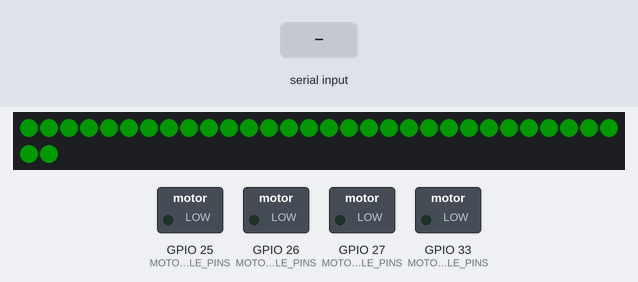
The sketch below on a simulated ESP32. Parts: 32 RGB LEDs in strip order, left to right, continuing on the next row, switched loads named in the sketch (green lamp = pin HIGH). Inputs (shaded band) come from the test bench. Dim RGB values are drawn brighter than linear; what the sketch prints to the serial monitor is not drawn.

Above: at 1.2 s.
1.3 s: "0" received over Serial
At 1.9 s:
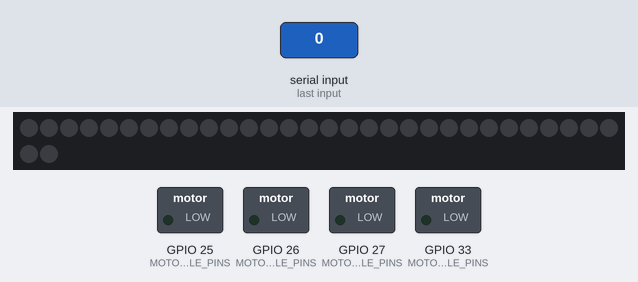
2.8 s: "a" received over Serial
At 3.1 s:
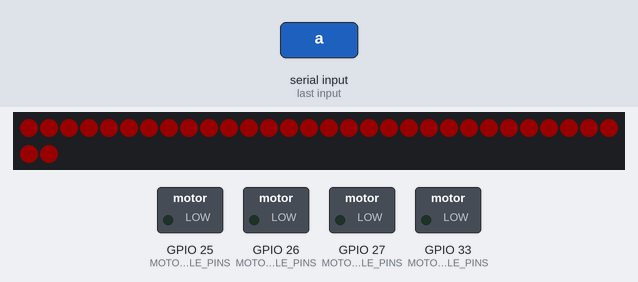
5.8 s: "A" received over Serial
At 7.9 s:
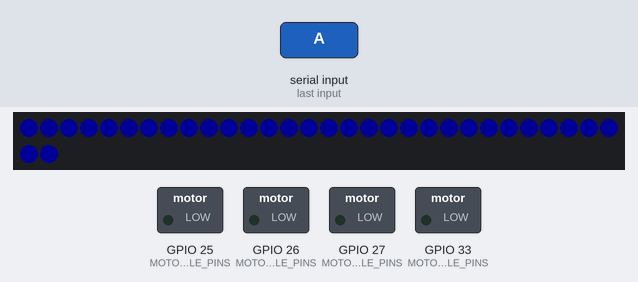
8.8 s: "1" received over Serial
At 10.0 s:
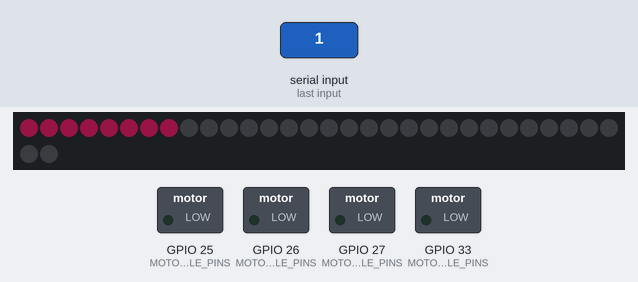
10.3 s: "2" received over Serial
At 11.2 s:
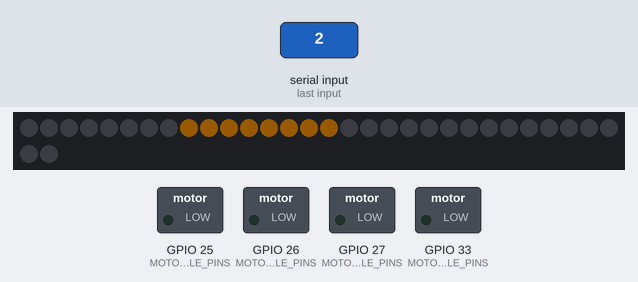
Timing chart, 0 to 12.8 s (numbered marks = the images above; inputs shaded):
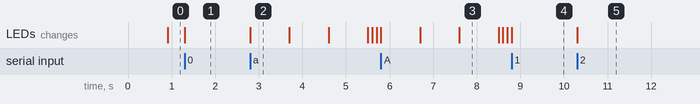

The sketch:

neopixel_test.ino
```cpp
// TEST 1: original HUZZAH32 + 4x8 / 32-LED NeoPixel FeatherWing.
// Keep the 6V motor supply disconnected. Only USB power is needed.
// Library: Adafruit NeoPixel. Board: Adafruit ESP32 Feather.
#include <Arduino.h>
#include <Adafruit_NeoPixel.h>

#if !defined(ARDUINO_FEATHER_ESP32)
#error Select the original "Adafruit ESP32 Feather" board.
#endif

constexpr uint8_t PIXEL_PIN = 32;  // Default Wing jumper on ORIGINAL HUZZAH32.
constexpr uint16_t PIXEL_COUNT = 32;
constexpr uint8_t BRIGHTNESS = 24; // 0..255; start dim on USB power.
constexpr uint8_t MOTOR_ENABLE_PINS[] = {27, 33, 25, 26};
Adafruit_NeoPixel pixels(PIXEL_COUNT, PIXEL_PIN, NEO_GRB + NEO_KHZ800);

bool automatic = true;
uint8_t frame = 0;
uint32_t lastFrame = 0;
uint32_t frameTime = 0;

uint32_t bankColor(uint8_t bank) {
  const uint32_t colors[] = {
    pixels.Color(255, 35, 120), pixels.Color(255, 150, 0),
    pixels.Color(50, 255, 35), pixels.Color(20, 130, 255)
  };
  return colors[bank];
}

void showBank(uint8_t bank) {
  pixels.clear();
  pixels.fill(bankColor(bank), bank * 8, 8);
  pixels.show();
}

void printHelp() {
  Serial.println("NEOPIXEL TEST: red, green, blue, pixel chase, then banks 1-4.");
  Serial.println("1/2/3/4 = hold that bank; a = automatic; 0 = off; ? = help.");
}

void setup() {
  // These match the combined sketch. Keep all motor enables low if attached.
  for (uint8_t pin : MOTOR_ENABLE_PINS) {
    digitalWrite(pin, LOW);
    pinMode(pin, OUTPUT);
  }
  Serial.begin(115200);
  pixels.begin();
  pixels.setBrightness(BRIGHTNESS);
  pixels.clear();
  pixels.show();
  printHelp();
}

void loop() {
  // Single-character commands; Serial Monitor's newline setting does not matter.
  for (uint8_t budget = 0; budget < 32 && Serial.available(); ++budget) {
    char command = Serial.read();
    if (command >= '1' && command <= '4') {
      automatic = false;
      showBank(command - '1');
    } else if (command == '0') {
      automatic = false;
      pixels.clear();
      pixels.show();
    } else if (command == 'a' || command == 'A') {
      automatic = true;
      frame = 0;
      frameTime = 0;
    } else if (command == '?') printHelp();
  }
  uint32_t now = millis();
  if (automatic && uint32_t(now - lastFrame) >= frameTime) {
    pixels.clear();
    frameTime = 900;
    if (frame < 3) {
      const uint32_t colors[] = {pixels.Color(255, 0, 0),
                                pixels.Color(0, 255, 0), pixels.Color(0, 0, 255)};
      pixels.fill(colors[frame]);
    } else if (frame < 35) {
      uint8_t index = frame - 3;
      pixels.setPixelColor(index, bankColor(index / 8));
      frameTime = 100;
    } else if (frame < 39) {
      uint8_t bank = frame - 35;
      pixels.fill(bankColor(bank), bank * 8, 8);
      Serial.print("Bank "); Serial.println(bank + 1);
    } // Frame 39 is a short all-off pause.
    pixels.show();
    frame = (frame + 1) % 40;
    lastFrame = now;
  }
  delay(1);
}
```

Measured:
- after the input at 1.3 s, the LEDs: change at once (image 1)
- after the input at 2.8 s, the LEDs: change at once (image 2)
- after the input at 5.8 s, the LEDs: first change at once (image 3 shows a later state)
- after the input at 10.3 s, the LEDs: change at once (image 5)
- what the display in image 2 shows lasts 0.9 s, from 2.8 s to 3.7 s
